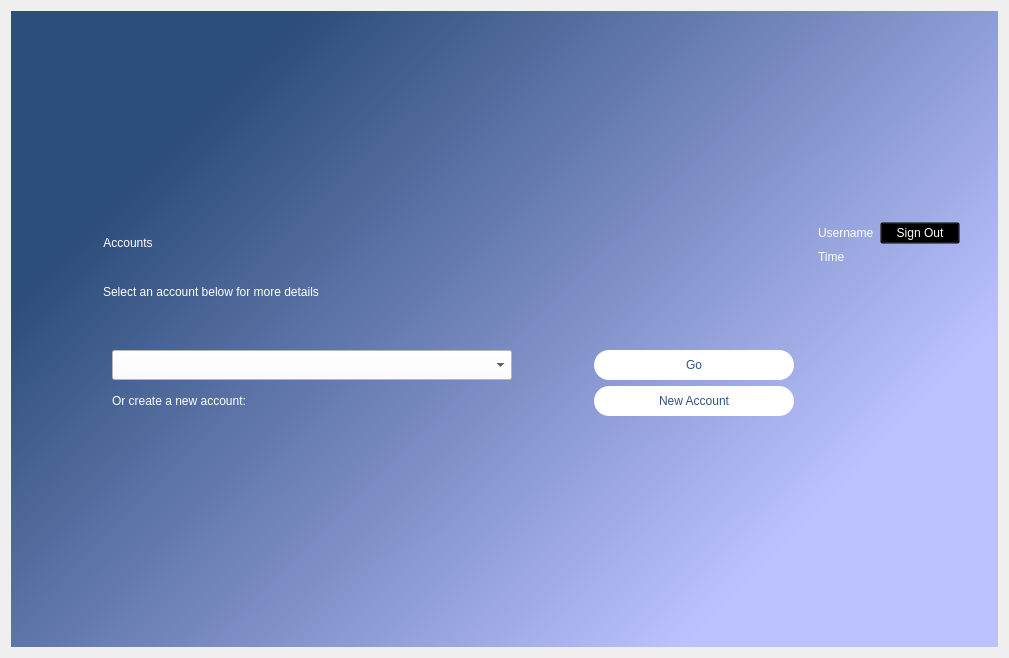
<?xml version="1.0" encoding="UTF-8"?>
<ui version="4.0">
 <class>Dialog</class>
 <widget class="QDialog" name="Dialog">
  <property name="geometry">
   <rect>
    <x>0</x>
    <y>0</y>
    <width>1009</width>
    <height>658</height>
   </rect>
  </property>
  <property name="windowTitle">
   <string>Dialog</string>
  </property>
  <layout class="QVBoxLayout" name="verticalLayout">
   <item>
    <widget class="QWidget" name="backGroundWidget" native="true">
     <property name="styleSheet">
      <string notr="true">QWidget#backGroundWidget{
background-color: qlineargradient(spread:pad, x1:0.0567727, y1:0.375, x2:0.784, y2:0.846, stop:0 rgba(45, 77, 124, 255), stop:1 rgba(188, 194, 255, 255));}</string>
     </property>
     <layout class="QVBoxLayout" name="verticalLayout_2">
      <property name="spacing">
       <number>6</number>
      </property>
      <property name="leftMargin">
       <number>20</number>
      </property>
      <property name="topMargin">
       <number>20</number>
      </property>
      <property name="rightMargin">
       <number>20</number>
      </property>
      <property name="bottomMargin">
       <number>20</number>
      </property>
      <item>
       <widget class="QWidget" name="topMarginWidget" native="true">
        <property name="minimumSize">
         <size>
          <width>0</width>
          <height>50</height>
         </size>
        </property>
       </widget>
      </item>
      <item>
       <widget class="QWidget" name="contentWidget" native="true">
        <property name="minimumSize">
         <size>
          <width>0</width>
          <height>250</height>
         </size>
        </property>
        <layout class="QGridLayout" name="gridLayout_2">
         <item row="2" column="0">
          <widget class="QWidget" name="leftMarginWidget" native="true">
           <property name="minimumSize">
            <size>
             <width>50</width>
             <height>0</height>
            </size>
           </property>
          </widget>
         </item>
         <item row="3" column="1" alignment="Qt::AlignLeft">
          <widget class="QWidget" name="widgetAccountSelector" native="true">
           <property name="minimumSize">
            <size>
             <width>700</width>
             <height>90</height>
            </size>
           </property>
           <property name="maximumSize">
            <size>
             <width>16777215</width>
             <height>16777215</height>
            </size>
           </property>
           <layout class="QGridLayout" name="gridLayout">
            <item row="0" column="2" alignment="Qt::AlignRight">
             <widget class="QPushButton" name="buttonGo">
              <property name="sizePolicy">
               <sizepolicy hsizetype="Preferred" vsizetype="Preferred">
                <horstretch>0</horstretch>
                <verstretch>0</verstretch>
               </sizepolicy>
              </property>
              <property name="minimumSize">
               <size>
                <width>200</width>
                <height>30</height>
               </size>
              </property>
              <property name="maximumSize">
               <size>
                <width>150</width>
                <height>30</height>
               </size>
              </property>
              <property name="styleSheet">
               <string notr="true">border-radius:15px;
font: 16pt &quot;Segoe UI&quot;;
background-color: rgb(255, 255, 255);
color: rgb(47, 82, 134);</string>
              </property>
              <property name="text">
               <string>Go</string>
              </property>
             </widget>
            </item>
            <item row="2" column="1" alignment="Qt::AlignRight">
             <widget class="QLabel" name="labelCreateNewAccount">
              <property name="sizePolicy">
               <sizepolicy hsizetype="Preferred" vsizetype="Preferred">
                <horstretch>0</horstretch>
                <verstretch>0</verstretch>
               </sizepolicy>
              </property>
              <property name="minimumSize">
               <size>
                <width>400</width>
                <height>30</height>
               </size>
              </property>
              <property name="maximumSize">
               <size>
                <width>16777215</width>
                <height>16777215</height>
               </size>
              </property>
              <property name="styleSheet">
               <string notr="true">font: 14pt &quot;Segoe UI&quot;;
color: rgb(255, 255, 255);</string>
              </property>
              <property name="text">
               <string>Or create a new account:</string>
              </property>
             </widget>
            </item>
            <item row="2" column="2" alignment="Qt::AlignRight">
             <widget class="QPushButton" name="buttonCreateNewAccount">
              <property name="sizePolicy">
               <sizepolicy hsizetype="Preferred" vsizetype="Preferred">
                <horstretch>0</horstretch>
                <verstretch>0</verstretch>
               </sizepolicy>
              </property>
              <property name="minimumSize">
               <size>
                <width>200</width>
                <height>30</height>
               </size>
              </property>
              <property name="maximumSize">
               <size>
                <width>150</width>
                <height>30</height>
               </size>
              </property>
              <property name="styleSheet">
               <string notr="true">border-radius:15px;
font: 16pt &quot;Segoe UI&quot;;
background-color: rgb(255, 255, 255);
color: rgb(47, 82, 134);</string>
              </property>
              <property name="text">
               <string>New Account</string>
              </property>
             </widget>
            </item>
            <item row="0" column="1" alignment="Qt::AlignLeft">
             <widget class="QComboBox" name="comboBoxAccountSelector">
              <property name="sizePolicy">
               <sizepolicy hsizetype="Preferred" vsizetype="Preferred">
                <horstretch>0</horstretch>
                <verstretch>0</verstretch>
               </sizepolicy>
              </property>
              <property name="minimumSize">
               <size>
                <width>400</width>
                <height>30</height>
               </size>
              </property>
              <property name="maximumSize">
               <size>
                <width>16777215</width>
                <height>16777215</height>
               </size>
              </property>
              <property name="styleSheet">
               <string notr="true">background-color: rgb(255, 255, 255);
font: 16pt &quot;Segoe UI&quot;;

</string>
              </property>
             </widget>
            </item>
            <item row="3" column="1" colspan="2">
             <widget class="QLabel" name="labelError">
              <property name="styleSheet">
               <string notr="true">color: rgb(255, 0, 0);
font: 10pt &quot;Segoe UI&quot;;</string>
              </property>
              <property name="text">
               <string/>
              </property>
             </widget>
            </item>
           </layout>
          </widget>
         </item>
         <item row="0" column="1" alignment="Qt::AlignLeft">
          <widget class="QLabel" name="labelAccounts">
           <property name="styleSheet">
            <string notr="true">font: 48pt &quot;Segoe UI&quot;;
color: rgb(255, 255, 255)</string>
           </property>
           <property name="text">
            <string>Accounts</string>
           </property>
           <property name="alignment">
            <set>Qt::AlignCenter</set>
           </property>
          </widget>
         </item>
         <item row="0" column="2" alignment="Qt::AlignLeft">
          <widget class="QWidget" name="usernameWidget" native="true">
           <layout class="QGridLayout" name="gridLayout_3">
            <item row="1" column="0" alignment="Qt::AlignRight">
             <widget class="QLabel" name="labelUsername">
              <property name="styleSheet">
               <string notr="true">font: 12pt &quot;Segoe UI&quot;;
color: rgb(255, 255, 255)</string>
              </property>
              <property name="text">
               <string>Username</string>
              </property>
             </widget>
            </item>
            <item row="1" column="1">
             <widget class="QPushButton" name="buttonSignOut">
              <property name="styleSheet">
               <string notr="true">font: 10pt &quot;Segoe UI&quot;;
color: rgb(255, 255, 255);
background-color: rgba(0, 0, 0, 0);</string>
              </property>
              <property name="text">
               <string>Sign Out</string>
              </property>
              <property name="default">
               <bool>false</bool>
              </property>
             </widget>
            </item>
            <item row="2" column="0" colspan="2">
             <widget class="QLabel" name="labelTimeDate">
              <property name="styleSheet">
               <string notr="true">font: 10pt &quot;Segoe UI&quot;;
color: rgb(255, 255, 255)</string>
              </property>
              <property name="text">
               <string>Time</string>
              </property>
             </widget>
            </item>
           </layout>
          </widget>
         </item>
         <item row="2" column="2">
          <widget class="QWidget" name="rightMarginWidget" native="true">
           <property name="minimumSize">
            <size>
             <width>50</width>
             <height>0</height>
            </size>
           </property>
          </widget>
         </item>
         <item row="1" column="1" alignment="Qt::AlignLeft">
          <widget class="QLabel" name="labelMessage">
           <property name="styleSheet">
            <string notr="true">font: 16pt &quot;Segoe UI&quot;;
color: rgb(255, 255, 255)</string>
           </property>
           <property name="text">
            <string>Select an account below for more details</string>
           </property>
           <property name="alignment">
            <set>Qt::AlignCenter</set>
           </property>
          </widget>
         </item>
        </layout>
       </widget>
      </item>
      <item>
       <widget class="QWidget" name="bottomMarginWidget" native="true">
        <property name="minimumSize">
         <size>
          <width>0</width>
          <height>50</height>
         </size>
        </property>
       </widget>
      </item>
     </layout>
    </widget>
   </item>
  </layout>
 </widget>
 <resources/>
 <connections/>
</ui>
